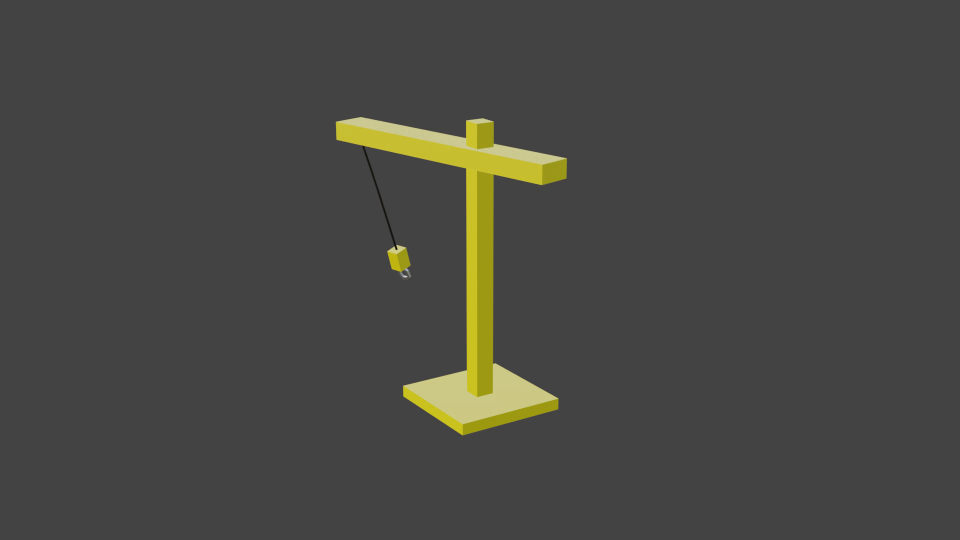
#> input picture frame 24 of resources/tower_crane.mp4, 1920 x 1080 px (shown at 1/2 size)
$ python read_image_video.py
#> lines starting #> are read from the running program, lines starting #| are printed output that depends on the picture
import cv2

# img = cv2.imread("resources/circuit_design.png")

# cv2.imshow("Circuit Design", img)

frameWidth = 640
frameHeight = 480

cap = cv2.VideoCapture("resources/tower_crane.mp4")
# cap.set(3, frameWidth)
# cap.set(4, frameHeight)

while True:
    success, img = cap.read()
#> img is the input picture: shape (1080, 1920, 3); mean B, G, R 67, 71.4, 71.6
    img = cv2.resize(img, (frameWidth, frameHeight))
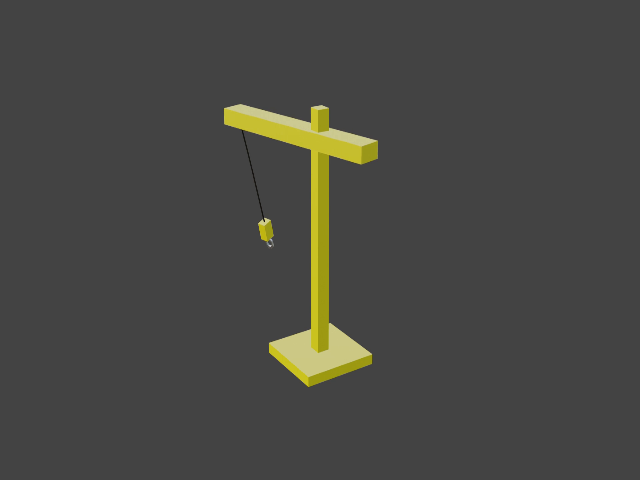
#> img: shape (480, 640, 3); mean B, G, R 67, 71.4, 71.6
    cv2.imshow("Video", img)

    if cv2.waitKey(1) & 0xFF == ord('q'):
#> (key q is pressed here)
        break

$ run again, starting later in the video
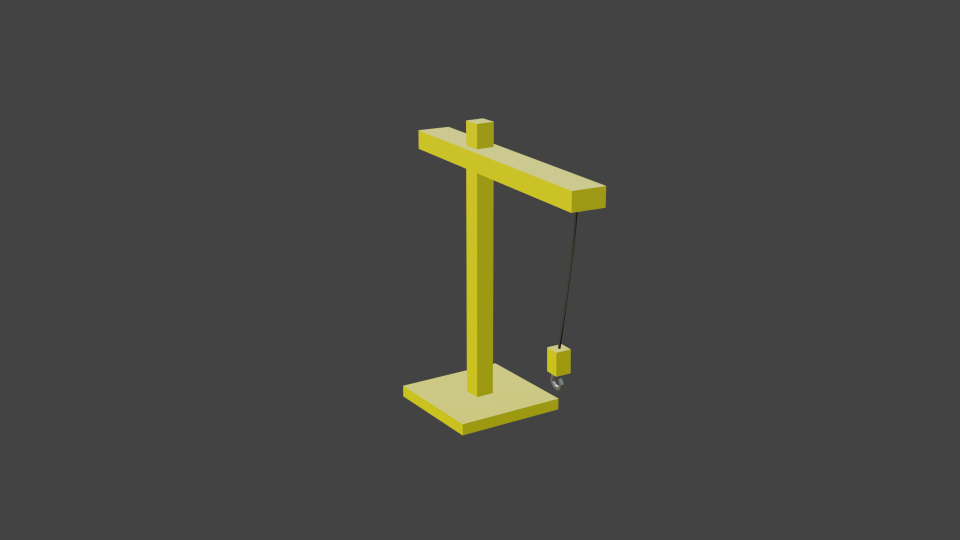
#> input picture frame 108 of resources/tower_crane.mp4, 1920 x 1080 px (shown at 1/2 size)
#> img is the input picture: shape (1080, 1920, 3); mean B, G, R 67, 71.4, 71.6
#> `img = cv2.resize(img, (frameWidth, frameHeight))`:
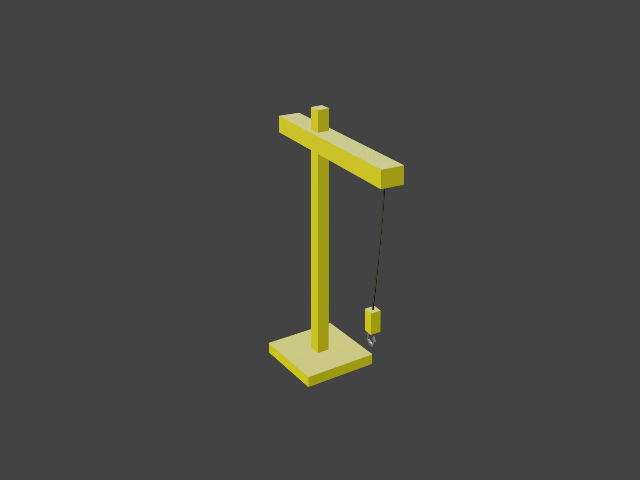
#> img: shape (480, 640, 3); mean B, G, R 67, 71.4, 71.6

$ run again, starting later in the video
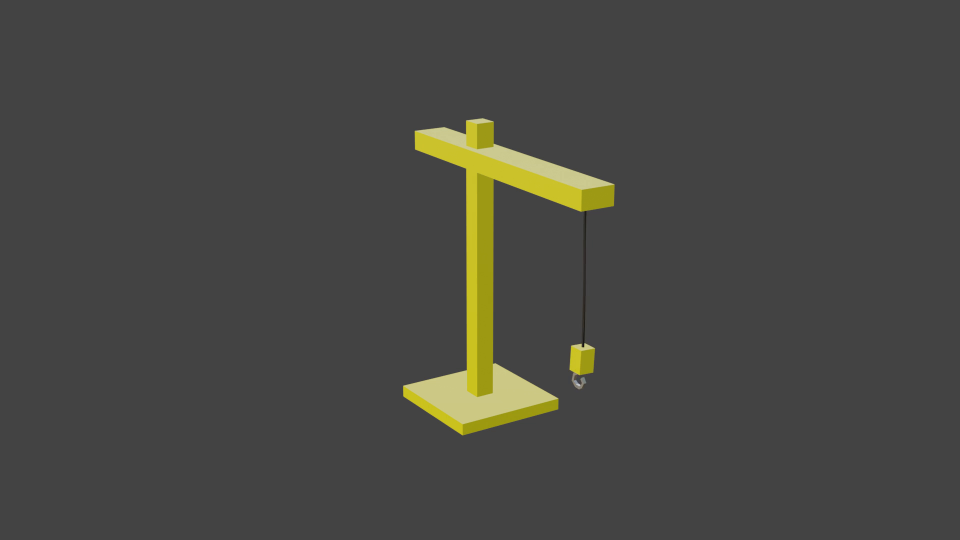
#> input picture frame 192 of resources/tower_crane.mp4, 1920 x 1080 px (shown at 1/2 size)
#> img is the input picture: shape (1080, 1920, 3); mean B, G, R 67, 71.4, 71.7
#> `img = cv2.resize(img, (frameWidth, frameHeight))`:
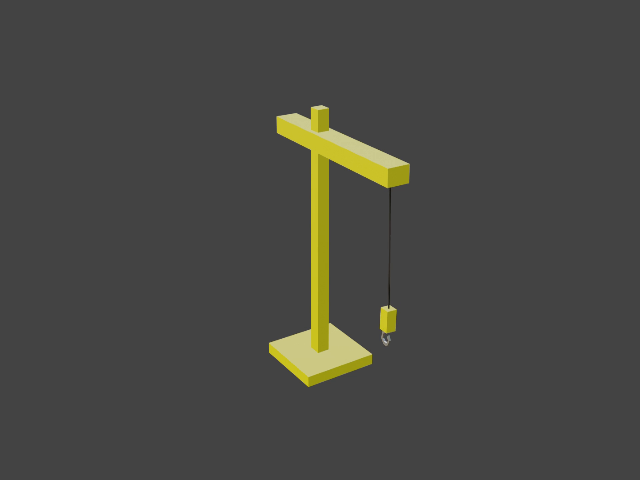
#> img: shape (480, 640, 3); mean B, G, R 67, 71.4, 71.6
